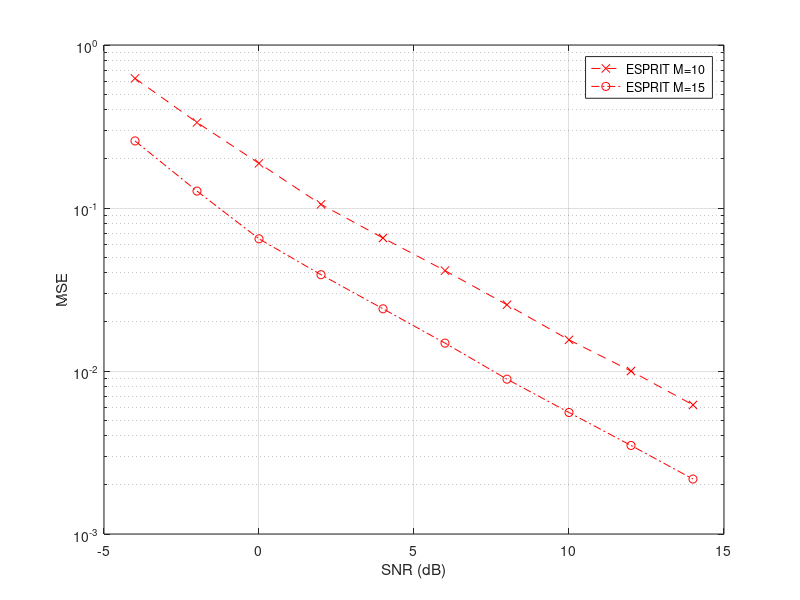

Write the MATLAB code that produced this figure.
% DOA 估計：ESPRIT 的 MSE
% 天線數 M = 10 / 15，每個 SNR 跑 500 次 trial
% 輸出：MSE vs. SNR
clear;

K = 4;
t = 50;
theta_true = [43, -28, -17, 27];
SNR_dB_range = -4:2:14;
num_trials = 500;

M_array = [10, 15];
MSE_all = zeros(length(M_array), length(SNR_dB_range));
for m_idx = 1:length(M_array)
    M = M_array(m_idx);
    steer_vec = @(theta) exp(1j*pi*(0:M-1)'*sind(theta));

    for snr_idx = 1:length(SNR_dB_range)
        SNR_dB = SNR_dB_range(snr_idx);
        SNR = 10^(SNR_dB / 10);
        mse_temp = zeros(num_trials, 1);

        for trial = 1:num_trials
            A = zeros(M, K);
            for k = 1:K
                A(:,k) = steer_vec(theta_true(k));
            end

            Rxx = zeros(M, M);
            for i = 1:t
                s = (1/sqrt(2)) * (randn(K,1) + 1j * randn(K,1));
                signal = A * s;
                noise_power = 1 / SNR;
                N = sqrt(noise_power/2) * (randn(M,1) + 1j * randn(M,1));
                x = signal + N;
                Rxx = Rxx + x * x';
            end
            Rxx = Rxx / t;

            [V, D] = eig(Rxx);
            [eig_vals, idx] = sort(diag(D), 'descend');
            V = V(:, idx);
            Vs = V(:, 1:K);

            J1 = [eye(M-1), zeros(M-1,1)];
            J2 = [zeros(M-1,1), eye(M-1)];

            V1 = J1 * Vs;
            V2 = J2 * Vs;

            [T , psi] = eig(pinv(V1) * V2);
            psi_d = diag(psi);
            theta_esti = asind(angle(psi_d) / pi).';
            mse_temp(trial) = sum(abs(sort(theta_true) - sort(theta_esti)).^2) / K;
        end
        MSE_all(m_idx, snr_idx) = mean(mse_temp);
    end
end

figure;
markers = {'r--x', 'r-.o', 'r-s'};
for m_idx = 1:length(M_array)
    semilogy(SNR_dB_range, MSE_all(m_idx,:), markers{m_idx});
    hold on;
end
xlabel('SNR (dB)');
ylabel('MSE');
legend('ESPRIT M=10','ESPRIT M=15')
grid on;
